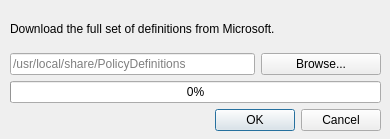
<?xml version="1.0" encoding="UTF-8"?>
<ui version="4.0">
 <class>DownloadDefinitionsDialog</class>
 <widget class="QDialog" name="DownloadDefinitionsDialog">
  <property name="geometry">
   <rect>
    <x>0</x>
    <y>0</y>
    <width>390</width>
    <height>139</height>
   </rect>
  </property>
  <property name="windowTitle">
   <string>Download ADMX Dialog</string>
  </property>
  <widget class="QWidget" name="">
   <property name="geometry">
    <rect>
     <x>10</x>
     <y>10</y>
     <width>371</width>
     <height>121</height>
    </rect>
   </property>
   <layout class="QGridLayout" name="gridLayout">
    <item row="1" column="0" colspan="2">
     <widget class="QLineEdit" name="pathLineEdit">
      <property name="placeholderText">
       <string notr="true">/usr/local/share/PolicyDefinitions</string>
      </property>
     </widget>
    </item>
    <item row="0" column="0" colspan="3">
     <widget class="QLabel" name="downloadLabel">
      <property name="text">
       <string>Download the full set of definitions from Microsoft.</string>
      </property>
     </widget>
    </item>
    <item row="1" column="2">
     <widget class="QPushButton" name="browseButton">
      <property name="text">
       <string>Browse...</string>
      </property>
     </widget>
    </item>
    <item row="2" column="0" colspan="3">
     <widget class="QProgressBar" name="progressBar">
      <property name="value">
       <number>0</number>
      </property>
     </widget>
    </item>
    <item row="4" column="1" colspan="2">
     <widget class="QDialogButtonBox" name="buttonBox">
      <property name="orientation">
       <enum>Qt::Horizontal</enum>
      </property>
      <property name="standardButtons">
       <set>QDialogButtonBox::Cancel|QDialogButtonBox::Ok</set>
      </property>
     </widget>
    </item>
   </layout>
  </widget>
 </widget>
 <resources/>
 <connections>
  <connection>
   <sender>buttonBox</sender>
   <signal>rejected()</signal>
   <receiver>DownloadDefinitionsDialog</receiver>
   <slot>reject()</slot>
   <hints>
    <hint type="sourcelabel">
     <x>316</x>
     <y>260</y>
    </hint>
    <hint type="destinationlabel">
     <x>286</x>
     <y>274</y>
    </hint>
   </hints>
  </connection>
 </connections>
</ui>
